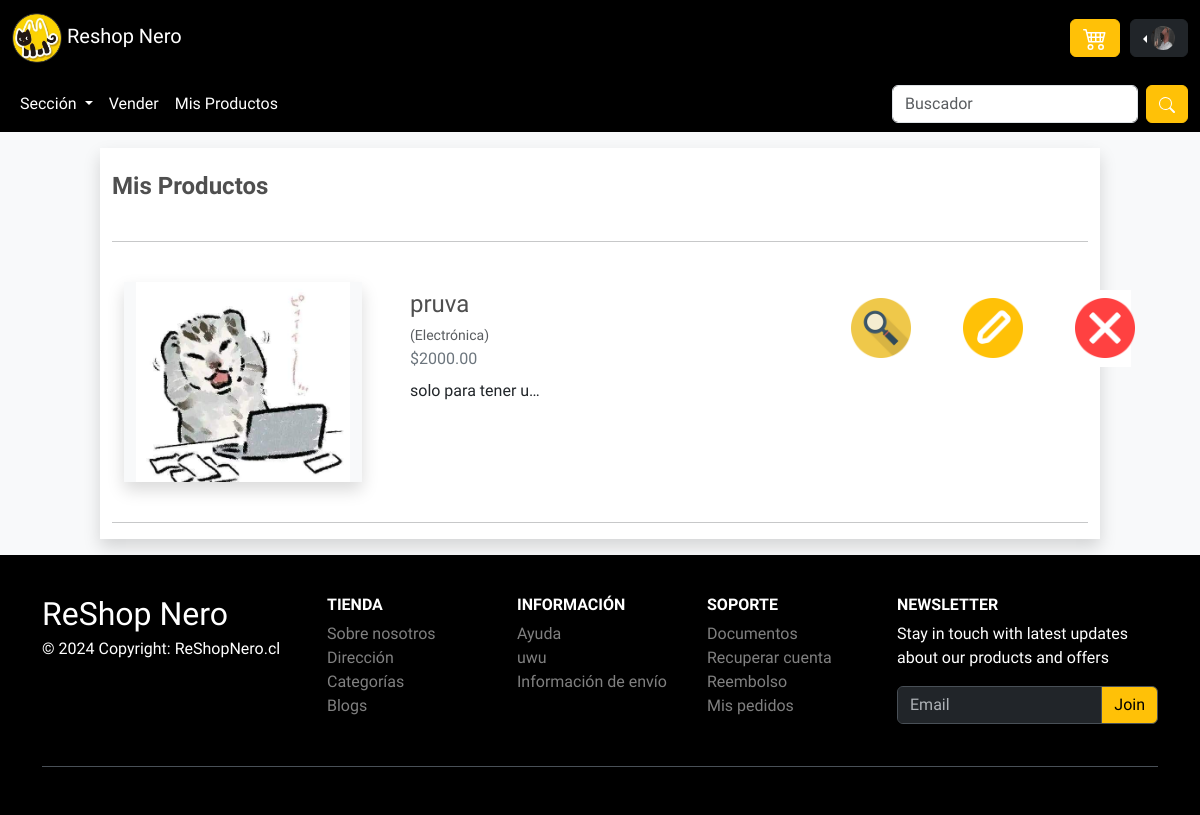
The page /misproductos/ on the database as committed earlier.
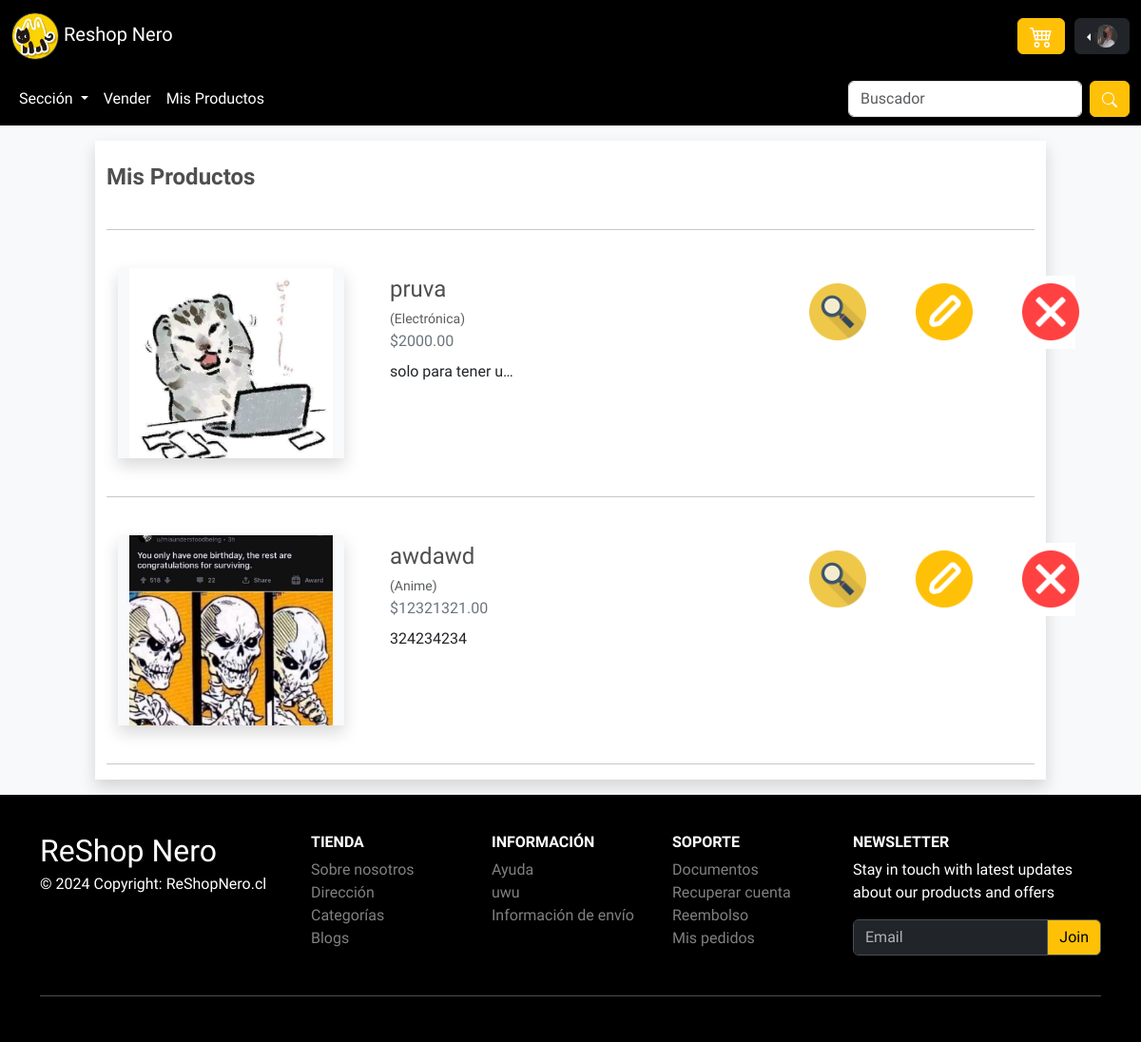
The same page on the database as committed later.
### uni_segun/models.py (models this page shows, shortened)
class Producto(models.Model):
    nombre = models.CharField(max_length=255)
    descripcion = models.TextField()
    precio = models.DecimalField(max_digits=10, decimal_places=2)
    categoria = models.ForeignKey(CategoriaProducto, on_delete=models.CASCADE)
    imagen = models.ImageField(upload_to='productos/', null=True, blank=True)

class CategoriaProducto(models.Model):
    nombre = models.CharField(max_length=255)

### uni_segun/views.py (the view)
# urls.py: path('misproductos/', views.misproductos, name='misproductos'),
def misproductos(request):
    usuarios = Usuario.objects.all()
    productos = Producto.objects.all()
    carrito = request.session.get('carrito', [])
    total = sum(item['precio'] * item['cantidad'] for item in carrito)
    cant = sum(item['cantidad'] for item in carrito)
    context = {
        'carrito': carrito,
        'total': total,
        'cant':cant,
        'productos': productos,
        'usuarios':usuarios
    }
    return render(request, 'misproductos.html', context)

### uni_segun/templates/misproductos.html (shortened to what the changed rows need)
{% load multiply %}
<!DOCTYPE html>
<html lang="en">
<head>
    {% load static %}
    <link rel="stylesheet" href="{% static 'bootstrap-5.3.3/dist/css/bootstrap.min.css' %}">
    <link rel="stylesheet" type="text/css" href="{% static 'css/estilo.carrodecompra.css' %}">
    <link rel="stylesheet" href="{% static 'css/style.css' %}">
    <link rel="stylesheet" href="{% static 'css/estilo.carrodecompra.css' %}">
</head>
<body class="bg-light">
    <div class="container-fluid">
        <div class="row">
            <div class="col-md-10 col-11 mx-auto">
                <div class="row mt-3">
                    <div class="col-md-12  col-11 mx-auto main_cart mb-lg-0 mb-5 shadow">
                        <h2 class="py-4 fw-bold">Mis Productos</h2>
                        <hr>
                        {% for producto in productos %}
                        <div class="card p-4">
                            <div class="row">
                                <div class="col-md-3 col-11 mx-auto bg-light d-flex justify-content-center align-items-center shadow product_img">
                                    {% if producto.imagen %}
                                    <img src="{{ producto.imagen.url }}" class="img-fluid" alt="Imagen del producto" style="height: 225px; width: 100%; object-fit: cover;">
                                    {% else %}
                                    <span>Imagen no disponible</span>
                                    {% endif %}
                                </div>
                                <div class="col-md-5 col-11  px-5 mt-2">
                                    <div class="row">
                                        <div class="col-6">
                                            <h2 class="mb-1">{{ producto.nombre }}</h2>
                                            <small class="text-body-secondary mb-2">({{ producto.categoria.nombre }})</small>
                                            <p class="mb-2">${{ producto.precio }}</p>
                                            <p class="card-text text-dark text-truncate">{{ producto.descripcion }}</p>
                                        </div>
                                    </div>
                                </div>
                                <div class="col-md-4 col-11  px-5 mt-2">
                                    <div class="row">
                                      <table class="table" style="border: white;">
                                            <tr>
                                                <td>
                                                    <a href="{% url 'paginaProductoPrueva' producto.id %}"><img src="{% static 'imgs/revisarSimbolo.png' %}" alt="" class="row ms-md-5" style="height: 5dvw; width: 5dvw;"></a>
                                                </td>
                                                <td>
                                                  <a href=""><img src="{% static 'imgs/editarSimbolo.png' %}" alt="" class="row ms-md-5" style="height: 5dvw; width: 5dvw;"></a>
                                                </td>
                                                <td>
                                                  <a href="/eliminarProductos/{{producto.id}}"><img src="{% static 'imgs/elimarSimbolo.png' %}" alt="" class="row ms-md-5" style="height: 5dvw; width: 5dvw;"></a>
                                              </td>
                                            </tr>
                                    </table>
                                    </div>
                                </div>
                            </div>
                        </div>
                        <hr/>
                        {% endfor %}
                    </div>
                </div>
            </div>
        </div>
    </div>
</body>
</html>

Rows that differ between the two databases and show on the page:
added Producto: imagen (picture), nombre "awdawd", categoria.nombre "Anime", precio "12321321.00", descripcion "324234234"
